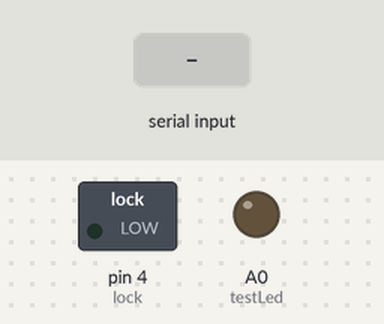
Recording of a sketch running on a simulated Arduino Uno, built with avr-gcc and run on an emulated ATmega328P. On the bench: switched loads named in the sketch (green lamp = pin HIGH), output pins drawn as LEDs (lit = HIGH). The test bench sets the inputs (shaded band). Pins used as bus, display or sensor lines are not drawn.

Above: at 1.2 s.
1.3 s: "1" received over the second serial link
At 2.1 s:
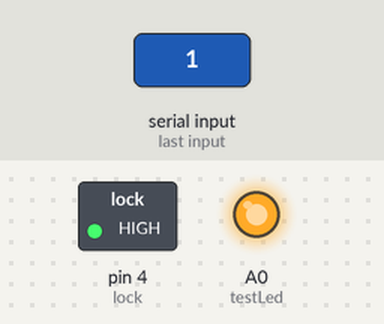
Timing chart, 0 to 4.3 s (numbered marks = the images above; inputs shaded):
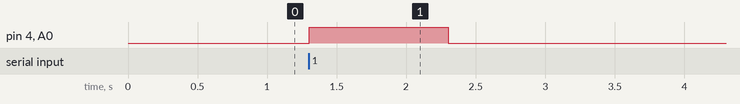

The sketch:

smartHelmet.ino
```cpp
#include <SoftwareSerial.h>
#include <SPI.h>
#include <MFRC522.h>
#define testLed A0
#define lock 4

//RFID
constexpr uint8_t RST_PIN = 9;
constexpr uint8_t SS_PIN = 10;
MFRC522 mfrc522(SS_PIN, RST_PIN);
MFRC522::MIFARE_Key key;
//byte array for verified NUID
byte nuidStored[2][4] = {{83, 232, 253, 20}, {189, 217, 217, 115}};
byte nuidReadCard[4];

//BLUETOOTH
SoftwareSerial BTSerial(6, 5); // RX | TX 5/6
char inputByte;

boolean doorOpened = false;
boolean successRead = false;
void setup() {
  Serial.begin(9600);
  SPI.begin();
  BTSerial.begin(9600);
  pinMode(testLed, OUTPUT);
  pinMode(lock, OUTPUT);
  mfrc522.PCD_Init();
  mfrc522.PCD_SetAntennaGain(mfrc522.RxGain_max);
}

void loop() {
  while (!doorOpened) {
    //check for bt first
    if (BTSerial.available() > 0) {
      inputByte = BTSerial.read();
      if (verifyBt(inputByte)) {
        doorOpened = true;
        digitalWrite(testLed, 1);
        digitalWrite(lock, 1);
        delay(1000);
        digitalWrite(testLed, 0);
        digitalWrite(lock, 0);
        doorOpened = false;
      }

    }

    //check for rfid
    else if (getID()) {
      if (verifyRfid()) {
        doorOpened = true;
        digitalWrite(testLed, 1);
        digitalWrite(lock, 1);
        delay(1000);
        digitalWrite(testLed, 0);
        digitalWrite(lock, 0);
        doorOpened = false;
      }
    }
    else {
      return;
    }
  }

}

uint8_t getID() {
  if ( ! mfrc522.PICC_IsNewCardPresent()) {
    return 0;
  }
  if ( ! mfrc522.PICC_ReadCardSerial()) {
    return 0;
  }
  for ( uint8_t i = 0; i < 4; i++) {
    nuidReadCard[i] = mfrc522.uid.uidByte[i];
  }
  mfrc522.PICC_HaltA(); // Stop reading
  return 1;
}

bool verifyRfid() {
  if ((mfrc522.uid.uidByte[0] == nuidStored[0][0] && mfrc522.uid.uidByte[1] == nuidStored[0][1] && mfrc522.uid.uidByte[2] == nuidStored[0][2] && mfrc522.uid.uidByte[3] == nuidStored[0][3]) ||
      (mfrc522.uid.uidByte[0] == nuidStored[1][0] && mfrc522.uid.uidByte[1] == nuidStored[1][1] && mfrc522.uid.uidByte[2] == nuidStored[1][2] && mfrc522.uid.uidByte[3] == nuidStored[1][3])) {
    //clear stored nuid
    for (int i = 0; i < 4; i++) {
      mfrc522.uid.uidByte[i] = 0;
    }
    return 1;
  }
  else {
    return 0;
  }
}

bool verifyBt(char inByte) {
  if (inByte == 49) {
    return 1;
  }
  else {
    return 0;
  }
}
```

Measured:
- after the input at 1.3 s, pin 4 (lock), A0 (testLed): LOW → HIGH at once, → LOW 1.0 s later
